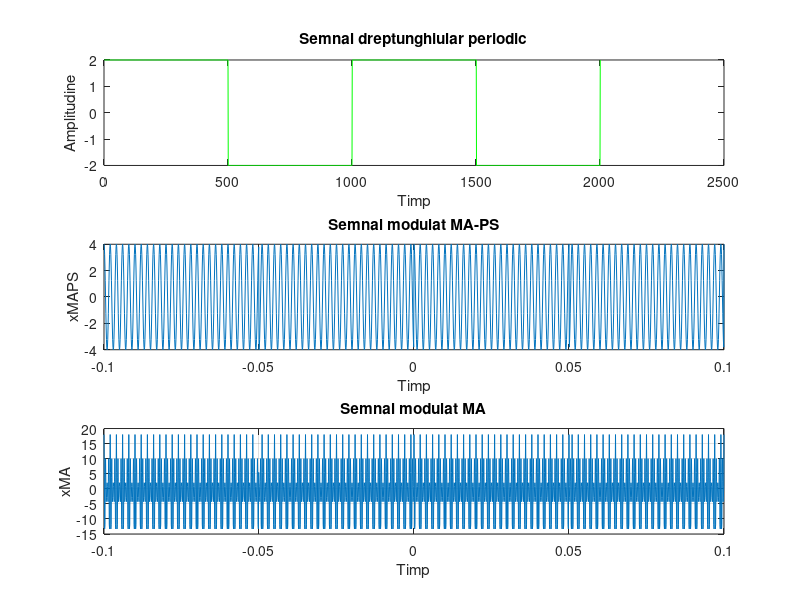
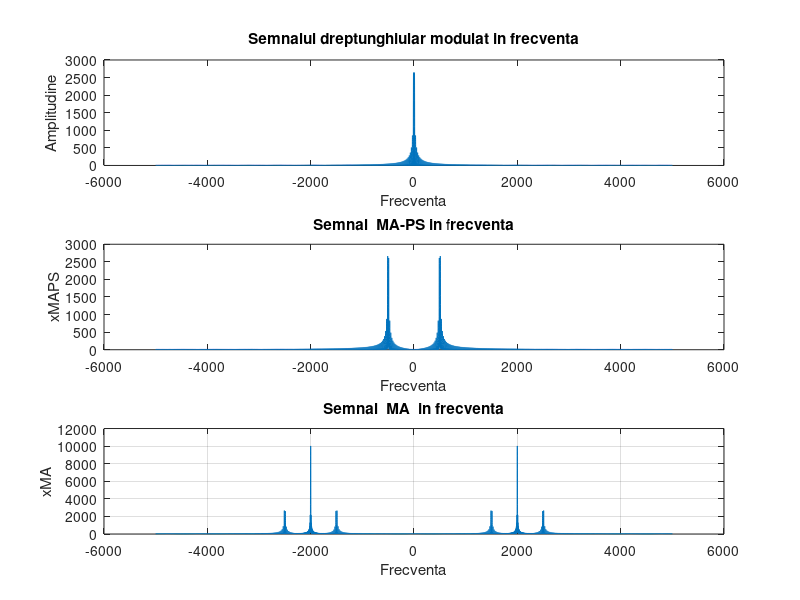

Here is the MATLAB script that generated these plots, in order:
clc
close all
clear all
format long

Fp1 =500;
Ap1 = 0;
Fp2 = 2000;
Ap2 = 10;
f = 10;
Fs = 10000;
A1 = 2;

Ts = 1 / Fs;
t1 = -0.1 : Ts : 0.1;

% Generarea semnalului dreptunghiular periodic:
x1 = A1 * square( 2 * pi * f * t1);
%x1 = A1 * rectpuls(t1);
%x2 = [x1, x1, x1, x1, x1, x1, x1];
x2 = x1

%Modulam MA-PS semnalul in domeniul timp:
kA = 2;
xMAPS = kA * x2 .* cos( 2 * pi * Fp1 * t1);

% Semnalul modulat MA-PS moduleaza MA semnalul cu purtatoare Fp2 in domeniul timp:
xMA = (Ap2 + kA * xMAPS) .* cos(2 * pi * Fp2 * t1);

%Afisarea semnalelor:
figure
hold on

subplot(3,1,1)
plot(x2,'g')
xlabel('Timp')
ylabel('Amplitudine')
title('Semnal dreptunghiular periodic')

subplot(3,1,2)
plot(t1, xMAPS)
xlabel('Timp')
ylabel('xMAPS')
title('Semnal modulat MA-PS')

subplot(3,1,3)
plot(t1, xMA)
xlabel('Timp')
ylabel('xMA')
title('Semnal modulat MA')

grid

%Analiza in frecventa:

% Semnalul dreptunghiular periodic in domeniul frecventa:
Nfft1 = length(x2) * 13;
pas1 = Fs/Nfft1;
F1 = -Fs/2 : pas1 : Fs/2 - pas1;
X2 = fft(x2, Nfft1);

%Modulam MA-PS semnalul in domeniul frecventa:
Nfft2 = length(xMAPS) * 13;
pas2 = Fs / Nfft2;
F2 = -Fs/2 : pas2 : Fs/2 - pas2;
XMAPS = fft(xMAPS, Nfft2);

% Semnalul modulat MA-PS moduleaza MA semnalul cu purtatoare Fp2 in
% domeniul frecventa: 
Nfft3 = length(xMA) * 13;
pas3 = Fs / Nfft3;
F3 = -Fs/2 : pas3 : Fs/2 - pas3;
XMA = fft(xMA, Nfft3);

% Afisarea semnalelor:
figure
hold on

subplot(3,1,1)
plot(F1, abs(fftshift(X2)))
xlabel('Frecventa')
ylabel('Amplitudine')
title('Semnalul dreptunghiular modulat in frecventa')

subplot(3,1,2)
plot(F2, abs(fftshift(XMAPS)))
xlabel('Frecventa')
ylabel('xMAPS')
title('Semnal  MA-PS in frecventa')

subplot(3,1,3)
plot(F3, abs(fftshift(XMA)))
xlabel('Frecventa')
ylabel('xMA')
title('Semnal  MA  in frecventa')

grid
